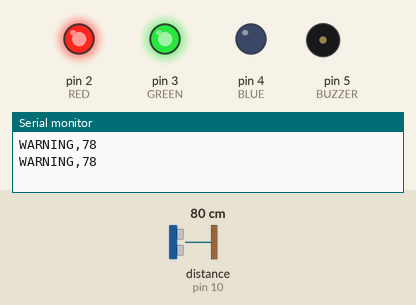
The sketch below on a simulated Arduino Uno, built with avr-gcc and run on an emulated ATmega328P. Shown: output pins drawn as LEDs (lit = HIGH), buzzer (waves = sounding, pin HIGH), the last lines printed to the serial monitor. Wiring (inferred from the names in the program): ultrasonic range finder: trigger pin 9; echo pin 10. The inputs (shaded band) are chosen by the test bench; at power-on: distance to the obstacle (sensor on pin 10) 80 cm. The echo pulse lasts 58.3 µs per cm; pins used as bus, display or sensor lines are not drawn.

Above: at 1.3 s.
1.4 s: distance to the obstacle (sensor on pin 10) set to 98 cm
4.4 s: distance to the obstacle (sensor on pin 10) set to 105 cm
At 5.5 s:
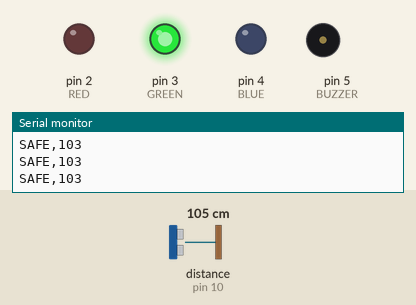
6.0 s: distance to the obstacle (sensor on pin 10) set to 2 cm
At 6.46 s:
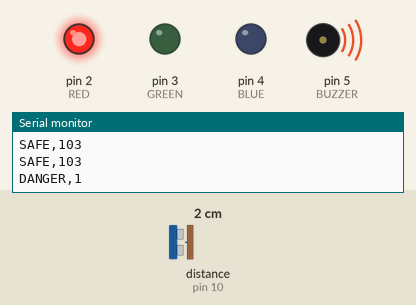
9.0 s: distance to the obstacle (sensor on pin 10) set to 49 cm
12.0 s: distance to the obstacle (sensor on pin 10) set to 55 cm
At 12.16 s:
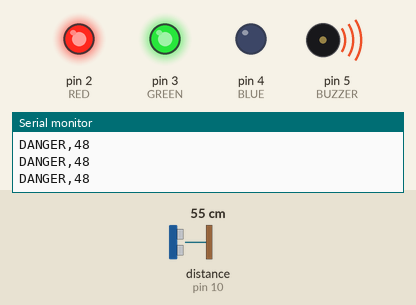
15.0 s: distance to the obstacle (sensor on pin 10) set to 4 cm
At 15.23 s:
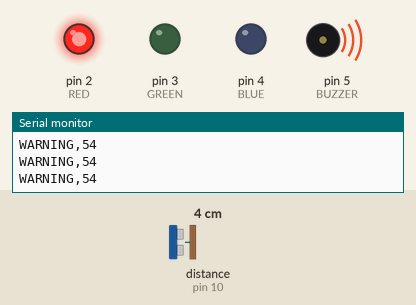
Timing chart, 0 to 19.0 s (numbered marks = the images above; inputs shaded):
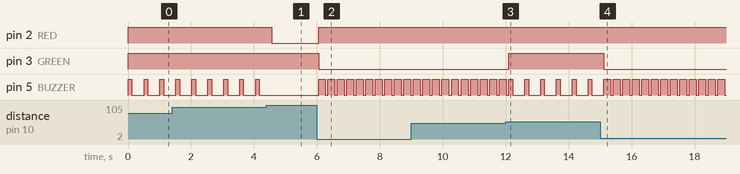

Measured:
- the behaviour switches between 102 and 103 cm on distance to the obstacle (sensor on pin 10) (found by bisection; images 0 and 1)
- the behaviour switches between 51 and 52 cm on distance to the obstacle (sensor on pin 10) (found by bisection; images 2 and 3)
- after the input at 4.4 s, pin 2 (RED): HIGH → LOW after 0.16 s; pin 5 (BUZZER): stops changing and stays LOW
- after the input at 6.0 s, pin 2 (RED): LOW → HIGH after 0.05 s; pin 3 (GREEN): HIGH → LOW after 0.05 s; pin 5 (BUZZER): alternates HIGH for 0.22 s and LOW for 0.08 s, starting after 0.05 s
- after the input at 12.0 s, pin 3 (GREEN): LOW → HIGH after 0.10 s
- after the input at 15.0 s, pin 3 (GREEN): HIGH → LOW after 0.12 s; pin 5 (BUZZER): alternates HIGH for 0.22 s and LOW for 0.08 s, starting after 0.34 s
- by itself, pin 5 (BUZZER): alternates HIGH for 0.12 s and LOW for 0.39 s

The sketch:

LEDYSENSOR_buzzer_activo.ino
```cpp
#define TRIG 9
#define ECHO 10

#define RED 2
#define GREEN 3
#define BLUE 4
#define BUZZER 5   // Positivo del buzzer al pin 5, negativo a GND

long duration;
int distance;

void setup() {

  pinMode(TRIG, OUTPUT);
  pinMode(ECHO, INPUT);

  pinMode(RED, OUTPUT);
  pinMode(GREEN, OUTPUT);
  pinMode(BLUE, OUTPUT);
  pinMode(BUZZER, OUTPUT);

  Serial.begin(9600);
}

void loop() {

  // Medir distancia
  digitalWrite(TRIG, LOW);
  delayMicroseconds(2);

  digitalWrite(TRIG, HIGH);
  delayMicroseconds(10);

  digitalWrite(TRIG, LOW);

  duration = pulseIn(ECHO, HIGH);
  distance = duration * 0.034 / 2;

  String state;

  // SAFE / VERDE
  if (distance > 100) {

    state = "SAFE";

    digitalWrite(RED, LOW);
    digitalWrite(GREEN, HIGH);
    digitalWrite(BLUE, LOW);

    // En verde no suena
    digitalWrite(BUZZER, LOW);
    delay(100);
  }

  // WARNING / AMARILLO
  else if (distance > 50) {

    state = "WARNING";

    digitalWrite(RED, HIGH);
    digitalWrite(GREEN, HIGH);
    digitalWrite(BLUE, LOW);

    // Amarillo: sonido menos intenso/intermitente
    digitalWrite(BUZZER, HIGH);
    delay(120);
    digitalWrite(BUZZER, LOW);
    delay(380);
  }

  // DANGER / ROJO
  else {

    state = "DANGER";

    digitalWrite(RED, HIGH);
    digitalWrite(GREEN, LOW);
    digitalWrite(BLUE, LOW);

    // Rojo: sonido más intenso y rápido
    digitalWrite(BUZZER, HIGH);
    delay(220);
    digitalWrite(BUZZER, LOW);
    delay(80);
  }

  // Enviar a Processing
  Serial.print(state);
  Serial.print(",");
  Serial.println(distance);
}
```
